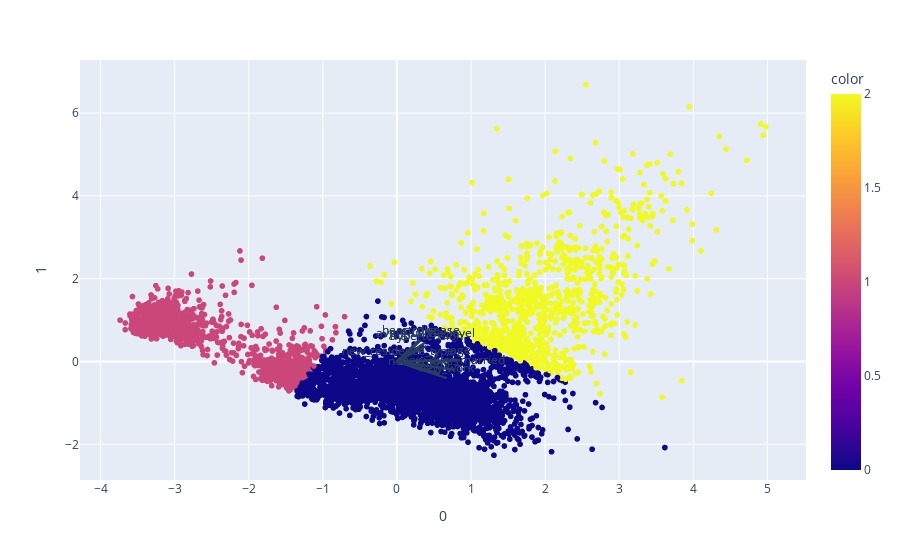

This figure's notebook cell:
### Code cell
for i, feature in enumerate(columns_to_use):
    fig.add_shape(
        type='line',
        x0=0, y0=0,
        x1=loadings[i, 0],
        y1=loadings[i, 1]
    )
    fig.add_annotation(
        x=loadings[i, 0],
        y=loadings[i, 1],
        ax=0, ay=0,
        xanchor="center",
        yanchor="bottom",
        text=feature,
    )
fig.show()

### Figure 1 — Plotly figure (JSON) as saved in the notebook; plotly's stock layout.template omitted (floating-point values rounded to 4 significant figures; data arrays with more than 128 entries replaced by an {"elided": "..."} marker saying what was removed)
{"data": [{"hovertemplate": "0=%{x}<br>1=%{y}<br>color=%{marker.color}<extra></extra>", "legendgroup": "", "marker": {"color": {"elided": "5109 int values"}, "coloraxis": "coloraxis", "symbol": "circle"}, "mode": "markers", "name": "", "showlegend": false, "type": "scattergl", "x": {"elided": "5109 float values"}, "xaxis": "x", "y": {"elided": "5109 float values"}, "yaxis": "y"}], "layout": {"annotations": [{"ax": 0, "ay": 0, "text": "age", "x": 0.8512, "xanchor": "center", "y": 0.03173, "yanchor": "bottom"}, {"ax": 0, "ay": 0, "text": "hypertension", "x": 0.3937, "xanchor": "center", "y": 0.3692, "yanchor": "bottom"}, {"ax": 0, "ay": 0, "text": "heart_disease", "x": 0.3221, "xanchor": "center", "y": 0.5157, "yanchor": "bottom"}, {"ax": 0, "ay": 0, "text": "avg_glucose_level", "x": 0.3796, "xanchor": "center", "y": 0.4567, "yanchor": "bottom"}, {"ax": 0, "ay": 0, "text": "bmi", "x": 0.5775, "xanchor": "center", "y": -0.2909, "yanchor": "bottom"}, {"ax": 0, "ay": 0, "text": "stroke", "x": 0.3017, "xanchor": "center", "y": 0.5236, "yanchor": "bottom"}, {"ax": 0, "ay": 0, "text": "new_ever_married", "x": 0.7696, "xanchor": "center", "y": -0.2006, "yanchor": "bottom"}, {"ax": 0, "ay": 0, "text": "new_work", "x": 0.6696, "xanchor": "center", "y": -0.4022, "yanchor": "bottom"}, {"ax": 0, "ay": 0, "text": "new_residence_type", "x": 0.01231, "xanchor": "center", "y": 0.005112, "yanchor": "bottom"}, {"ax": 0, "ay": 0, "text": "new_smokes", "x": 0.3537, "xanchor": "center", "y": -0.2209, "yanchor": "bottom"}, {"ax": 0, "ay": 0, "text": "age", "x": 0.8512, "xanchor": "center", "y": 0.03173, "yanchor": "bottom"}, {"ax": 0, "ay": 0, "text": "hypertension", "x": 0.3937, "xanchor": "center", "y": 0.3692, "yanchor": "bottom"}, {"ax": 0, "ay": 0, "text": "heart_disease", "x": 0.3221, "xanchor": "center", "y": 0.5157, "yanchor": "bottom"}, {"ax": 0, "ay": 0, "text": "avg_glucose_level", "x": 0.3796, "xanchor": "center", "y": 0.4567, "yanchor": "bottom"}, {"ax": 0, "ay": 0, "text": "bmi", "x": 0.5775, "xanchor": "center", "y": -0.2909, "yanchor": "bottom"}, {"ax": 0, "ay": 0, "text": "stroke", "x": 0.3017, "xanchor": "center", "y": 0.5236, "yanchor": "bottom"}, {"ax": 0, "ay": 0, "text": "new_ever_married", "x": 0.7696, "xanchor": "center", "y": -0.2006, "yanchor": "bottom"}, {"ax": 0, "ay": 0, "text": "new_work", "x": 0.6696, "xanchor": "center", "y": -0.4022, "yanchor": "bottom"}, {"ax": 0, "ay": 0, "text": "new_residence_type", "x": 0.01231, "xanchor": "center", "y": 0.005112, "yanchor": "bottom"}, {"ax": 0, "ay": 0, "text": "new_smokes", "x": 0.3537, "xanchor": "center", "y": -0.2209, "yanchor": "bottom"}], "coloraxis": {"colorbar": {"title": {"text": "color"}}, "colorscale": [[0, "#0d0887"], [0.1111, "#46039f"], [0.2222, "#7201a8"], [0.3333, "#9c179e"], [0.4444, "#bd3786"], [0.5556, "#d8576b"], [0.6667, "#ed7953"], [0.7778, "#fb9f3a"], [0.8889, "#fdca26"], [1, "#f0f921"]]}, "legend": {"tracegroupgap": 0}, "margin": {"t": 60}, "shapes": [{"type": "line", "x0": 0, "x1": 0.8512, "y0": 0, "y1": 0.03173}, {"type": "line", "x0": 0, "x1": 0.3937, "y0": 0, "y1": 0.3692}, {"type": "line", "x0": 0, "x1": 0.3221, "y0": 0, "y1": 0.5157}, {"type": "line", "x0": 0, "x1": 0.3796, "y0": 0, "y1": 0.4567}, {"type": "line", "x0": 0, "x1": 0.5775, "y0": 0, "y1": -0.2909}, {"type": "line", "x0": 0, "x1": 0.3017, "y0": 0, "y1": 0.5236}, {"type": "line", "x0": 0, "x1": 0.7696, "y0": 0, "y1": -0.2006}, {"type": "line", "x0": 0, "x1": 0.6696, "y0": 0, "y1": -0.4022}, {"type": "line", "x0": 0, "x1": 0.01231, "y0": 0, "y1": 0.005112}, {"type": "line", "x0": 0, "x1": 0.3537, "y0": 0, "y1": -0.2209}, {"type": "line", "x0": 0, "x1": 0.8512, "y0": 0, "y1": 0.03173}, {"type": "line", "x0": 0, "x1": 0.3937, "y0": 0, "y1": 0.3692}, {"type": "line", "x0": 0, "x1": 0.3221, "y0": 0, "y1": 0.5157}, {"type": "line", "x0": 0, "x1": 0.3796, "y0": 0, "y1": 0.4567}, {"type": "line", "x0": 0, "x1": 0.5775, "y0": 0, "y1": -0.2909}, {"type": "line", "x0": 0, "x1": 0.3017, "y0": 0, "y1": 0.5236}, {"type": "line", "x0": 0, "x1": 0.7696, "y0": 0, "y1": -0.2006}, {"type": "line", "x0": 0, "x1": 0.6696, "y0": 0, "y1": -0.4022}, {"type": "line", "x0": 0, "x1": 0.01231, "y0": 0, "y1": 0.005112}, {"type": "line", "x0": 0, "x1": 0.3537, "y0": 0, "y1": -0.2209}], "xaxis": {"anchor": "y", "domain": [0, 1], "title": {"text": "0"}}, "yaxis": {"anchor": "x", "domain": [0, 1], "title": {"text": "1"}}}}
